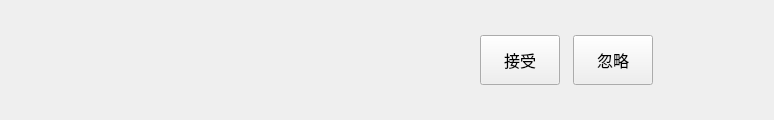
<?xml version="1.0" encoding="UTF-8"?>
<ui version="4.0">
 <class>ApplyFriendItem</class>
 <widget class="QWidget" name="ApplyFriendItem">
  <property name="geometry">
   <rect>
    <x>0</x>
    <y>0</y>
    <width>774</width>
    <height>120</height>
   </rect>
  </property>
  <property name="minimumSize">
   <size>
    <width>0</width>
    <height>120</height>
   </size>
  </property>
  <property name="maximumSize">
   <size>
    <width>16777215</width>
    <height>120</height>
   </size>
  </property>
  <property name="windowTitle">
   <string>Form</string>
  </property>
  <layout class="QHBoxLayout" name="horizontalLayout">
   <property name="spacing">
    <number>0</number>
   </property>
   <property name="leftMargin">
    <number>10</number>
   </property>
   <property name="topMargin">
    <number>0</number>
   </property>
   <property name="rightMargin">
    <number>10</number>
   </property>
   <property name="bottomMargin">
    <number>0</number>
   </property>
   <item>
    <widget class="QWidget" name="widget" native="true">
     <property name="minimumSize">
      <size>
       <width>110</width>
       <height>110</height>
      </size>
     </property>
     <property name="maximumSize">
      <size>
       <width>110</width>
       <height>110</height>
      </size>
     </property>
     <layout class="QHBoxLayout" name="horizontalLayout_3">
      <item>
       <widget class="QLabel" name="iconLabel">
        <property name="text">
         <string/>
        </property>
       </widget>
      </item>
     </layout>
    </widget>
   </item>
   <item>
    <widget class="QWidget" name="widget_2" native="true">
     <layout class="QVBoxLayout" name="verticalLayout">
      <item>
       <widget class="QLabel" name="nameLabel">
        <property name="text">
         <string/>
        </property>
       </widget>
      </item>
      <item>
       <widget class="QLabel" name="remarkLabel">
        <property name="text">
         <string/>
        </property>
       </widget>
      </item>
     </layout>
    </widget>
   </item>
   <item>
    <widget class="QWidget" name="widget_3" native="true">
     <property name="minimumSize">
      <size>
       <width>300</width>
       <height>110</height>
      </size>
     </property>
     <property name="maximumSize">
      <size>
       <width>300</width>
       <height>110</height>
      </size>
     </property>
     <layout class="QHBoxLayout" name="horizontalLayout_2">
      <item>
       <widget class="QPushButton" name="acceptButton">
        <property name="minimumSize">
         <size>
          <width>80</width>
          <height>50</height>
         </size>
        </property>
        <property name="maximumSize">
         <size>
          <width>80</width>
          <height>50</height>
         </size>
        </property>
        <property name="font">
         <font>
          <pointsize>12</pointsize>
         </font>
        </property>
        <property name="text">
         <string>接受</string>
        </property>
       </widget>
      </item>
      <item>
       <widget class="QPushButton" name="refuseButton">
        <property name="minimumSize">
         <size>
          <width>80</width>
          <height>50</height>
         </size>
        </property>
        <property name="maximumSize">
         <size>
          <width>80</width>
          <height>50</height>
         </size>
        </property>
        <property name="font">
         <font>
          <pointsize>12</pointsize>
         </font>
        </property>
        <property name="text">
         <string>忽略</string>
        </property>
       </widget>
      </item>
      <item>
       <widget class="QLabel" name="addedLabel">
        <property name="minimumSize">
         <size>
          <width>80</width>
          <height>50</height>
         </size>
        </property>
        <property name="maximumSize">
         <size>
          <width>80</width>
          <height>50</height>
         </size>
        </property>
        <property name="font">
         <font>
          <pointsize>12</pointsize>
         </font>
        </property>
        <property name="text">
         <string/>
        </property>
        <property name="alignment">
         <set>Qt::AlignCenter</set>
        </property>
       </widget>
      </item>
     </layout>
    </widget>
   </item>
  </layout>
 </widget>
 <resources/>
 <connections/>
</ui>
